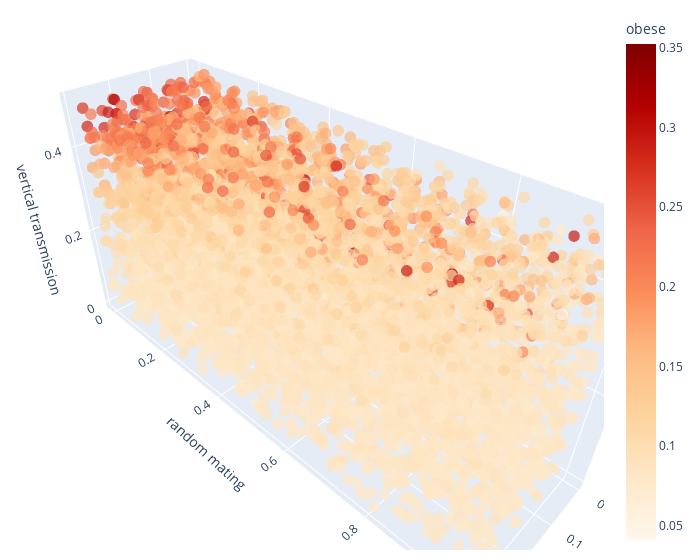

The notebook cell this image was saved under:
### Markdown cell above
## Proportion obese

### Code cell
ef = Sensitivity(problem, df['g4'], X)
ef.score('efast')
ef.plot(save=True, filepath= plots_path + 'vt-efast-prop-obese-test.pdf',
    move=True, moving_path= '../manuscript/plots/')
ef.plot3D(labels={'outcome':'obese', 'y':'random mating', 'x':'fertility', 'z':'vertical transmission'})

sav = {
    'ef_obese_s1': ef.tabval('S1'),
    'ef_obese_st': ef.tabval('ST')
}

### Figure 1 — Plotly figure (JSON) as saved in the notebook; plotly's stock layout.template omitted (floating-point values rounded to 4 significant figures; data arrays with more than 128 entries replaced by an {"elided": "..."} marker saying what was removed)
{"data": [{"hovertemplate": "p_fertility_factor=%{x}<br>p_random_mating=%{y}<br>p_vertical_trans_variance=%{z}<br>g4=%{marker.color}<extra></extra>", "legendgroup": "", "marker": {"color": {"elided": "6000 float values"}, "coloraxis": "coloraxis", "opacity": 0.7, "size": 4, "symbol": "circle"}, "mode": "markers", "name": "", "scene": "scene", "showlegend": false, "type": "scatter3d", "x": {"elided": "6000 float values"}, "y": {"elided": "6000 float values"}, "z": {"elided": "6000 float values"}}], "layout": {"coloraxis": {"colorbar": {"title": {"text": "obese"}}, "colorscale": [[0.0, "rgb(255,247,236)"], [0.125, "rgb(254,232,200)"], [0.25, "rgb(253,212,158)"], [0.375, "rgb(253,187,132)"], [0.5, "rgb(252,141,89)"], [0.625, "rgb(239,101,72)"], [0.75, "rgb(215,48,31)"], [0.875, "rgb(179,0,0)"], [1.0, "rgb(127,0,0)"]]}, "legend": {"tracegroupgap": 0}, "margin": {"b": 10, "l": 10, "r": 20, "t": 10}, "scene": {"domain": {"x": [0.0, 1.0], "y": [0.0, 1.0]}, "xaxis": {"title": {"text": "fertility"}}, "yaxis": {"title": {"text": "random mating"}}, "zaxis": {"title": {"text": "vertical transmission"}}}, "width": 700}}
